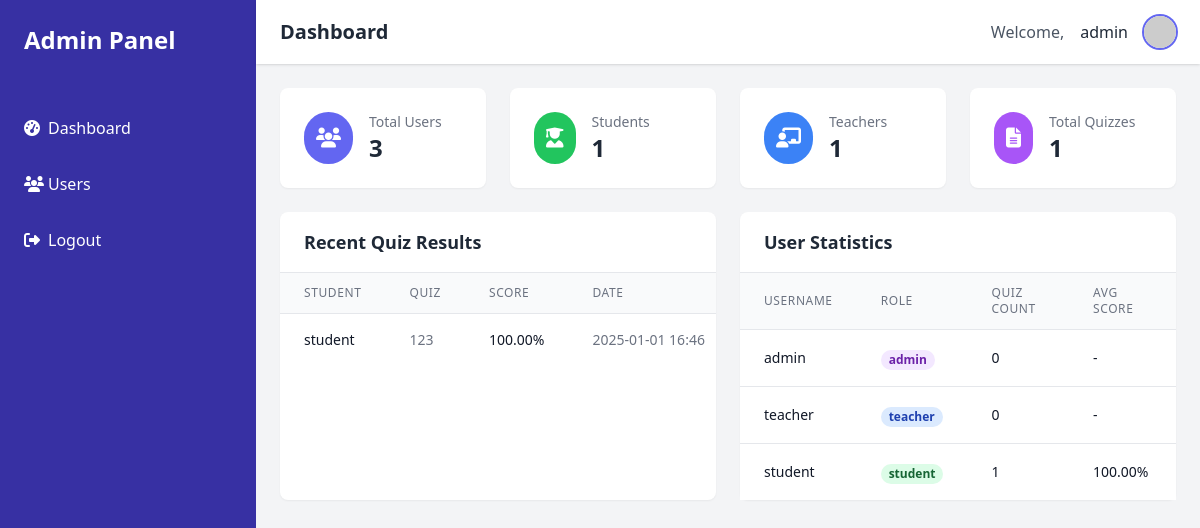
The app's page /admin/dashboard (signed in) with its own data.
### app.py (models this page shows)
class User(db.Model):
    id = db.Column(db.Integer, primary_key=True)
    username = db.Column(db.String(50), unique=True, nullable=False)
    password = db.Column(db.String(255), nullable=False)
    role = db.Column(db.String(20), nullable=False)  # 'student', 'teacher', atau 'admin'

class QuizResult(db.Model):
    id = db.Column(db.Integer, primary_key=True)
    student_id = db.Column(db.Integer, db.ForeignKey('user.id'), nullable=False)
    quiz_title = db.Column(db.String(100), nullable=False)
    score = db.Column(db.Float, nullable=False)
    submitted_at = db.Column(db.DateTime, default=datetime.now)

### app.py (the view)
@app.route('/admin/dashboard')
@admin_login_required
def admin_dashboard():
    try:
        admin = User.query.get(session['admin_id'])
        total_users = User.query.count()
        total_students = User.query.filter_by(role='student').count()
        total_teachers = User.query.filter_by(role='teacher').count()
        total_quizzes = len([f for f in os.listdir(SOAL_DIR) if f.endswith('.json')])
        total_quiz_attempts = QuizResult.query.count()
        recent_results = db.session.query(
            QuizResult,
            User.username
        ).join(
            User, QuizResult.student_id == User.id
        ).order_by(
            QuizResult.submitted_at.desc()
        ).limit(10).all()
        user_stats = db.session.query(
            User.username,
            User.role,
            db.func.count(QuizResult.id).label('quiz_count'),
            db.func.avg(QuizResult.score).label('avg_score')
        ).outerjoin(
            QuizResult, User.id == QuizResult.student_id
        ).group_by(User.id).all()
        return render_template(
            'admin/dashboard.html',
            admin=admin,
            total_users=total_users,
            total_students=total_students,
            total_teachers=total_teachers,
            total_quizzes=total_quizzes,
            total_quiz_attempts=total_quiz_attempts,
            recent_results=recent_results,
            user_stats=user_stats
        )
    except Exception as e:
        session.clear()
        return redirect(url_for('admin_login'))

### app.py (called while the page is built, shortened)
def admin_login_required(f):
    @functools.wraps(f)
    def decorated_function(*args, **kwargs):
        if 'admin_id' not in session:
            return redirect(url_for('admin_login'))
        try:
            admin = User.query.get(session['admin_id'])
            if not admin or admin.role != 'admin':
                session.clear()
                return redirect(url_for('admin_login'))
        except Exception:
            session.clear()
            return redirect(url_for('admin_login'))
        return f(*args, **kwargs)
    return decorated_function

@app.after_request
def add_header(response):
    if request.path not in ['/static']:  # Don't add headers for static files
        response.headers['Cache-Control'] = 'no-store, no-cache, must-revalidate, post-check=0, pre-check=0, max-age=0'
        response.headers['Pragma'] = 'no-cache'
        response.headers['Expires'] = '-1'
    return response

@app.before_request
def before_request():
    if request.endpoint and request.endpoint != 'static':
        public_routes = ['login', 'admin_login', 'register', 'static']
        if request.endpoint not in public_routes:
            if request.endpoint.startswith('admin_'):
                if 'admin_id' not in session:
                    return redirect(url_for('admin_login'))
                try:
                    admin = User.query.get(session['admin_id'])
                    if not admin or admin.role != 'admin':
                        session.clear()
                        return redirect(url_for('admin_login'))
                except Exception:
                    session.clear()
                    return redirect(url_for('admin_login'))
            elif 'user_id' not in session:
                return redirect(url_for('login'))

### templates/admin/dashboard.html (shortened to what this page needs)
<!DOCTYPE html>
<html lang="en">
<head>
    <script src="https://cdn.tailwindcss.com"></script>
    <link rel="stylesheet" href="https://cdnjs.cloudflare.com/ajax/libs/font-awesome/6.4.0/css/all.min.css">
</head>
<body class="bg-gray-100">
    <div class="min-h-screen flex flex-col lg:flex-row">
        <nav id="sidebar" class="hidden lg:block bg-indigo-800 w-full lg:w-64 lg:min-h-screen flex-shrink-0">
            <div class="sticky top-0">
                <div class="p-6 hidden lg:block">
                    <h1 class="text-white text-2xl font-semibold">Admin Panel</h1>
                </div>
                <div class="mt-6 space-y-2">
                    <a href="{{ url_for('admin_dashboard') }}"
                        class="flex items-center px-6 py-3 text-white hover:bg-indigo-700 transition-colors">
                        <i class="fas fa-tachometer-alt w-6"></i>
                        <span>Dashboard</span>
                    </a>
                    <a href="{{ url_for('admin_users') }}"
                        class="flex items-center px-6 py-3 text-white hover:bg-indigo-700 transition-colors">
                        <i class="fas fa-users w-6"></i>
                        <span>Users</span>
                    </a>
                    <a href="{{ url_for('admin_logout') }}"
                        class="flex items-center px-6 py-3 text-white hover:bg-indigo-700 transition-colors">
                        <i class="fas fa-sign-out-alt w-6"></i>
                        <span>Logout</span>
                    </a>
                </div>
            </div>
        </nav>
        <div class="flex-1">
            <header class="bg-white shadow">
                <div class="px-4 sm:px-6 py-4">
                    <div class="flex items-center justify-between">
                        <h2 class="text-xl font-semibold text-gray-800">Dashboard</h2>
                        <div class="flex items-center space-x-4">
                            <span class="text-gray-600 hidden sm:inline">Welcome,</span>
                            <span class="text-gray-800 font-medium">{{ admin.username }}</span>
                            <img src="https://ui-avatars.com/api/?name={{ admin.username }}"
                                alt="Admin"
                                class="h-8 w-8 rounded-full ring-2 ring-indigo-500">
                        </div>
                    </div>
                </div>
            </header>
            <main class="p-4 sm:p-6 space-y-6">
                <div class="grid grid-cols-1 sm:grid-cols-2 lg:grid-cols-4 gap-4 sm:gap-6">
                    <div class="bg-white rounded-lg shadow-sm hover:shadow-md transition-shadow p-4 sm:p-6">
                        <div class="flex items-center">
                            <div class="bg-indigo-500 rounded-full p-3">
                                <i class="fas fa-users text-white text-xl"></i>
                            </div>
                            <div class="ml-4">
                                <h3 class="text-gray-500 text-sm font-medium">Total Users</h3>
                                <p class="text-2xl font-semibold text-gray-800">{{ total_users }}</p>
                            </div>
                        </div>
                    </div>
                    <div class="bg-white rounded-lg shadow-sm hover:shadow-md transition-shadow p-4 sm:p-6">
                        <div class="flex items-center">
                            <div class="bg-green-500 rounded-full p-3">
                                <i class="fas fa-user-graduate text-white text-xl"></i>
                            </div>
                            <div class="ml-4">
                                <h3 class="text-gray-500 text-sm font-medium">Students</h3>
                                <p class="text-2xl font-semibold text-gray-800">{{ total_students }}</p>
                            </div>
                        </div>
                    </div>
                    <div class="bg-white rounded-lg shadow-sm hover:shadow-md transition-shadow p-4 sm:p-6">
                        <div class="flex items-center">
                            <div class="bg-blue-500 rounded-full p-3">
                                <i class="fas fa-chalkboard-teacher text-white text-xl"></i>
                            </div>
                            <div class="ml-4">
                                <h3 class="text-gray-500 text-sm font-medium">Teachers</h3>
                                <p class="text-2xl font-semibold text-gray-800">{{ total_teachers }}</p>
                            </div>
                        </div>
                    </div>
                    <div class="bg-white rounded-lg shadow-sm hover:shadow-md transition-shadow p-4 sm:p-6">
                        <div class="flex items-center">
                            <div class="bg-purple-500 rounded-full p-3">
                                <i class="fas fa-file-alt text-white text-xl"></i>
                            </div>
                            <div class="ml-4">
                                <h3 class="text-gray-500 text-sm font-medium">Total Quizzes</h3>
                                <p class="text-2xl font-semibold text-gray-800">{{ total_quizzes }}</p>
                            </div>
                        </div>
                    </div>
                </div>
                <div class="grid grid-cols-1 lg:grid-cols-2 gap-6">
                    <div class="bg-white rounded-lg shadow-sm hover:shadow-md transition-shadow">
                        <div class="px-4 sm:px-6 py-4 border-b">
                            <h3 class="text-lg font-semibold text-gray-800">Recent Quiz Results</h3>
                        </div>
                        <div class="overflow-x-auto">
                            <table class="min-w-full divide-y divide-gray-200">
                                <thead class="bg-gray-50">
                                    <tr>
                                        <th class="px-4 sm:px-6 py-3 text-left text-xs font-medium text-gray-500 uppercase tracking-wider">Student</th>
                                        <th class="px-4 sm:px-6 py-3 text-left text-xs font-medium text-gray-500 uppercase tracking-wider">Quiz</th>
                                        <th class="px-4 sm:px-6 py-3 text-left text-xs font-medium text-gray-500 uppercase tracking-wider">Score</th>
                                        <th class="px-4 sm:px-6 py-3 text-left text-xs font-medium text-gray-500 uppercase tracking-wider">Date</th>
                                    </tr>
                                </thead>
                                <tbody class="bg-white divide-y divide-gray-200">
                                    {% for result, username in recent_results %}
                                    <tr class="hover:bg-gray-50">
                                        <td class="px-4 sm:px-6 py-4 whitespace-nowrap text-sm text-gray-900">{{ username }}</td>
                                        <td class="px-4 sm:px-6 py-4 whitespace-nowrap text-sm text-gray-500">{{ result.quiz_title }}</td>
                                        <td class="px-4 sm:px-6 py-4 whitespace-nowrap text-sm text-gray-900">{{ "%.2f"|format(result.score) }}%</td>
                                        <td class="px-4 sm:px-6 py-4 whitespace-nowrap text-sm text-gray-500">{{ result.submitted_at.strftime('%Y-%m-%d %H:%M') }}</td>
                                    </tr>
                                    {% endfor %}
                                </tbody>
                            </table>
                        </div>
                    </div>
                    <div class="bg-white rounded-lg shadow-sm hover:shadow-md transition-shadow">
                        <div class="px-4 sm:px-6 py-4 border-b">
                            <h3 class="text-lg font-semibold text-gray-800">User Statistics</h3>
                        </div>
                        <div class="overflow-x-auto">
                            <table class="min-w-full divide-y divide-gray-200">
                                <thead class="bg-gray-50">
                                    <tr>
                                        <th class="px-4 sm:px-6 py-3 text-left text-xs font-medium text-gray-500 uppercase tracking-wider">Username</th>
                                        <th class="px-4 sm:px-6 py-3 text-left text-xs font-medium text-gray-500 uppercase tracking-wider">Role</th>
                                        <th class="px-4 sm:px-6 py-3 text-left text-xs font-medium text-gray-500 uppercase tracking-wider">Quiz Count</th>
                                        <th class="px-4 sm:px-6 py-3 text-left text-xs font-medium text-gray-500 uppercase tracking-wider">Avg Score</th>
                                    </tr>
                                </thead>
                                <tbody class="bg-white divide-y divide-gray-200">
                                    {% for stat in user_stats %}
                                    <tr class="hover:bg-gray-50">
                                        <td class="px-4 sm:px-6 py-4 whitespace-nowrap text-sm text-gray-900">{{ stat.username }}</td>
                                        <td class="px-4 sm:px-6 py-4 whitespace-nowrap">
                                            <span class="px-2 inline-flex text-xs leading-5 font-semibold rounded-full
                                                {% if stat.role == 'admin' %}bg-purple-100 text-purple-800
                                                {% elif stat.role == 'teacher' %}bg-blue-100 text-blue-800
                                                {% else %}bg-green-100 text-green-800{% endif %}">
                                                {{ stat.role }}
                                            </span>
                                        </td>
                                        <td class="px-4 sm:px-6 py-4 whitespace-nowrap text-sm text-gray-900">{{ stat.quiz_count }}</td>
                                        <td class="px-4 sm:px-6 py-4 whitespace-nowrap text-sm text-gray-900">
                                            {% if stat.avg_score %}
                                                {{ "%.2f"|format(stat.avg_score) }}%
                                            {% else %}
                                                -
                                            {% endif %}
                                        </td>
                                    </tr>
                                    {% endfor %}
                                </tbody>
                            </table>
                        </div>
                    </div>
                </div>
            </main>
        </div>
    </div>
</body>
</html>

### records on screen
User: username "admin", role "admin", quiz_count "0"
QuizResult: username "student", quiz_title "123", score "100.00", submitted_at "2025-01-01 16:46"
User: username "teacher", role "teacher", quiz_count "0"
User: username "student", role "student", quiz_count "1", avg_score "100.00"

### other values on screen
{{ total_users }} "3"
{{ total_students }} "1"
{{ total_teachers }} "1"
{{ total_quizzes }} "1"
